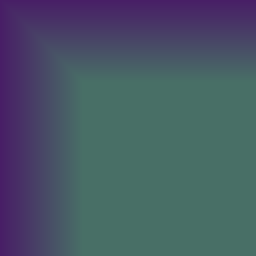
Frame 1 (no input)
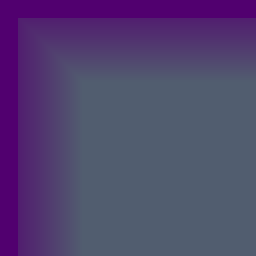
Frame 60 (the mouse pressed at the canvas centre just before this capture)
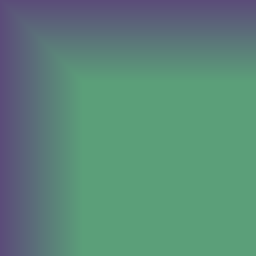
Frame 120 (the mouse held since frame 60 and released just before this capture)

The Processing sketch that drew these frames (run headless with seeded random() and noise(); from frame 60 on, the mouse is pressed at the canvas centre):

// Processing sketch: sketch_0007
// ── sketch_0007.pde
int numBars = 6;
int rInc = 20;
int gInc = 10;
int bInc = 50;
int rMult = 2;
int gMult = 2;
int bMult = 1;
int r = 70;
int b = 100;
int g = 20;
float rFluxUp = 1;
float gFluxUp = 1;
float bFluxUp = 1;
float rFluxDn = 1;
float gFluxDn = 1;
float bFluxDn = 1;
float rFluxInc = .001;
float gFluxInc = .1;
float bFluxInc = .001;
int rFluxMult = 2;
int gFluxMult = 10;
int bFluxMult = 2;
int rFluxFlip = 1;
int bFluxFlip = 1;
int gFluxFlip = 1;
int rFluxCap = 100;
int gFluxCap = 50;
int bFluxCap = 100;
int r2 = 0;
int g2 = 0;
int b2 = 0;
int mode = 1;
int rectMult = 3;

void setup() {
  size(256, 256);
}

void draw() {
background(255);
noStroke();
fill(0);
for (int x = 0; x < width/numBars; x++) {
   for (int y = 0; y < height/numBars; y++) {
      if (rFluxFlip == 1 && rFluxUp < rFluxCap) {
        r2 = r + int(rFluxUp*rFluxMult);
        rFluxUp = rFluxUp + rFluxInc;
      } else {
        rFluxFlip = -1;
        rFluxUp = 1;
      }
      if (rFluxFlip == -1 && rFluxDn < rFluxCap) {
        r2 = r - int(rFluxDn*rFluxMult);
        rFluxDn = rFluxDn + rFluxInc;
      } else {
        rFluxFlip = 1;
        rFluxDn = 1;
      }
      if (gFluxFlip == 1 && gFluxUp < gFluxCap) {
        g2 = g + int(gFluxUp*gFluxMult);
        gFluxUp = gFluxUp + gFluxInc;
      } else {
        gFluxFlip = -1;
        gFluxUp = 1;
      }
      if (gFluxFlip == -1 && gFluxDn < gFluxCap) {
        g2 = g - int(gFluxDn*gFluxMult);
        gFluxDn = gFluxDn + gFluxInc;
      } else {
        gFluxFlip = 1;
        gFluxDn = 1;
      }
      if (bFluxFlip == 1 && bFluxUp < bFluxCap) {
        b2 = b + int(bFluxUp*bFluxMult);
        bFluxUp = bFluxUp + bFluxInc;
      } else {
        bFluxFlip = -1;
        bFluxUp = 1;
      }
      if (bFluxFlip == -1 && bFluxDn < bFluxCap) {
        b2 = b - int(bFluxDn*bFluxMult);
        bFluxDn = bFluxDn + bFluxInc;
      } else {
        bFluxFlip = 1;
        bFluxDn = 1;
      }
      fill(r2, g2, b2);
      if (mode == 1) {
        int ytemp = y;
        y = x;
        x = ytemp;
      }
      rect(x*2, y*2, 100*rectMult, 100*rectMult);
    }
  }
}
